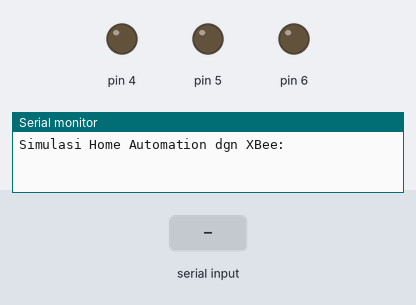
The sketch below on a simulated Arduino Uno, built with avr-gcc and run on an emulated ATmega328P. Parts: output pins drawn as LEDs (lit = HIGH), the last lines printed to the serial monitor. Inputs (shaded band) come from the test bench.

Above: at 1.2 s.
1.3 s: "1" received over Serial
At 2.5 s:
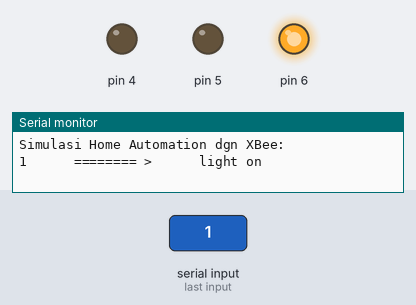
2.8 s: "2" received over Serial
At 3.8 s:
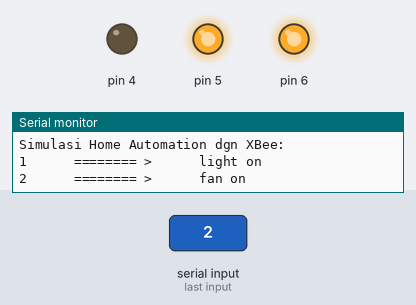
4.3 s: "3" received over Serial
At 5.0 s:
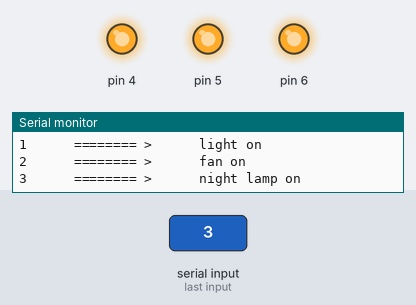
5.8 s: "4" received over Serial
At 6.1 s:
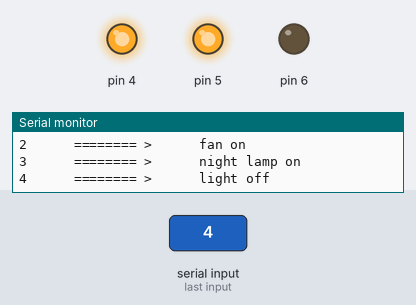
7.3 s: "5" received over Serial
At 8.5 s:
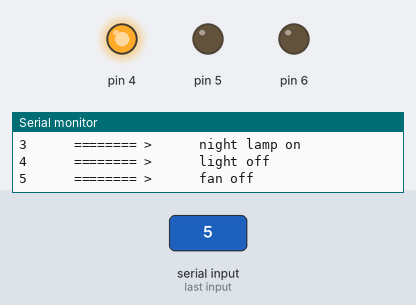
8.8 s: "1" received over Serial
At 9.6 s:
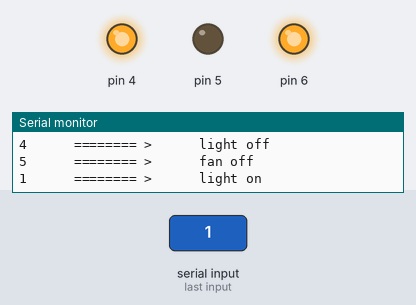
Timing chart, 0 to 11.3 s (numbered marks = the images above; inputs shaded):
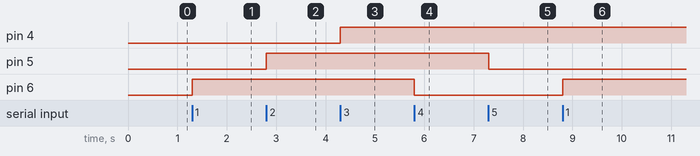

Measured:
- after the input at 1.3 s, pin 6: LOW → HIGH at once
- after the input at 2.8 s, pin 5: LOW → HIGH at once
- after the input at 4.3 s, pin 4: LOW → HIGH at once
- after the input at 5.8 s, pin 6: HIGH → LOW at once
- after the input at 7.3 s, pin 5: HIGH → LOW at once
- after the input at 8.8 s, pin 6: LOW → HIGH at once

The sketch:

sketch_oct12d.ino
```cpp
int DataCheck = 0;
void setup()
{
  Serial.begin(9600);
  pinMode(6, OUTPUT);
  pinMode(5, OUTPUT);
  pinMode(4, OUTPUT);

  digitalWrite(6, LOW);
  digitalWrite(5, LOW);
  digitalWrite(4, LOW);
  Serial.print("Simulasi Home Automation dgn XBee:");
  Serial.println();
  Serial.println();
  Serial.println();
  Serial.println();

}
void loop()
{
  if(Serial.available())
  {
    char data = Serial.read();
    Serial.print(data);
    Serial.print("      ======== >      ");

    if(data == '1'){DataCheck = 1; digitalWrite(6, HIGH); Serial.println("light on");}
    if(data == '2'){DataCheck = 1; digitalWrite(5, HIGH); Serial.println("fan on");}
    if(data == '3'){DataCheck = 1; digitalWrite(4, HIGH); Serial.println("night lamp on");}
    if(data == '4'){DataCheck = 1; digitalWrite(6, LOW); Serial.println("light off");}
    if(data == '5'){DataCheck = 1; digitalWrite(5, LOW); Serial.println("fan off");}
    if(data == '6'){DataCheck = 1; digitalWrite(4, LOW); Serial.println("night lamp off");}
    if(data == '7'){DataCheck = 1; digitalWrite(6, HIGH); digitalWrite(5, HIGH); digitalWrite(4, HIGH); Serial.println("all on");}
    if(data == '8'){DataCheck = 1; digitalWrite(6, LOW); digitalWrite(5, LOW); digitalWrite(4, LOW); Serial.println("all off");}
    if(DataCheck == 0){Serial.println("Perintah Salah. Silakan ulangi !!! ");}
    Serial.println();
    DataCheck = 0;
  }
}
```
